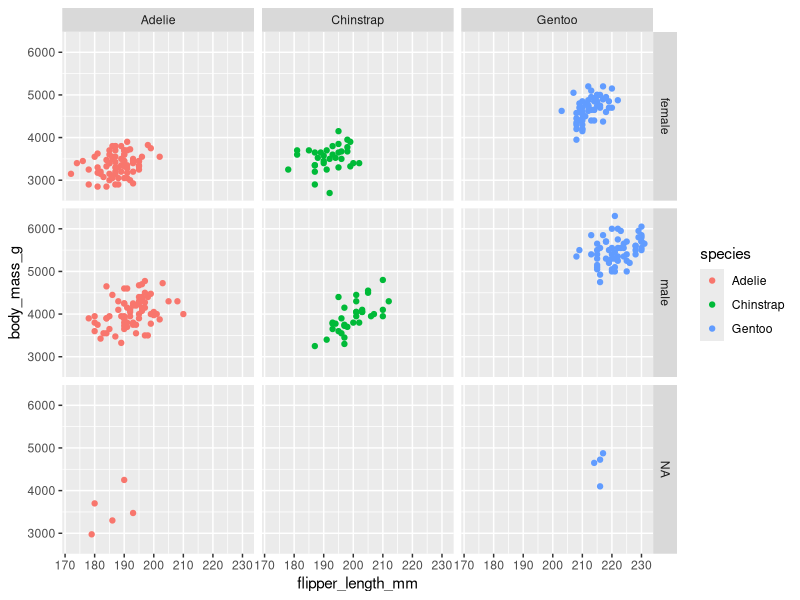

Write the R code that produced this figure.
library(ggplot2)
library(palmerpenguins)

ggplot(data = penguins) +
  geom_point(mapping = aes(x = flipper_length_mm, y = body_mass_g, color = species)) +
  facet_grid(sex~species)
